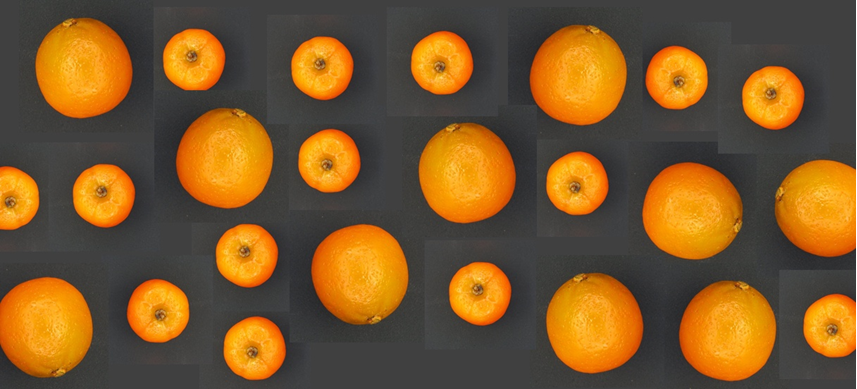
%> input picture Transformada de Hough/nm.png, 857 x 389 px
$ octave frutitas_uwu.m   (GNU Octave 9; MATLAB toolbox functions it lacks are replaced by stand-ins)
%> lines starting %> are read from the running program, lines starting %| are printed output that depends on the picture; in (x1, y1, x2, y2) boxes, pixels count from 0 and x2, y2 are one past the last pixel; in counts of white or black regions, pixels touching at a corner belong together; the program's own positions count from 1
A = imread('nm.png');
%> A is the input picture: size 389x857x3 uint8; mean R, G, B 122.5, 87.8, 43.3
J = rgb2gray (A);
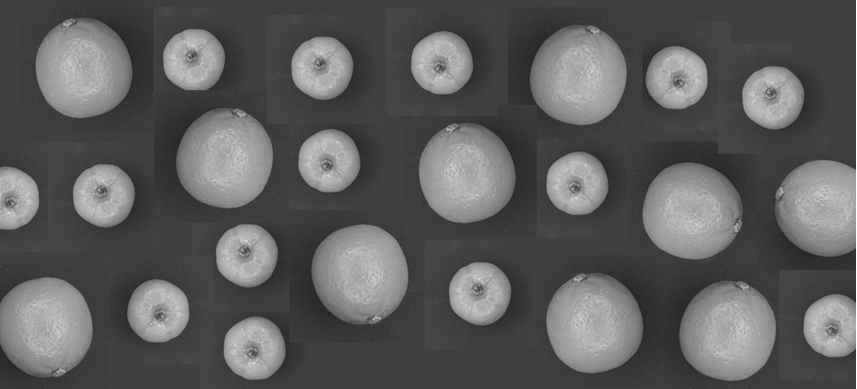
%> J: size 389x857 uint8; min 37, max 255, mean 93.1
BW= im2bw(J);
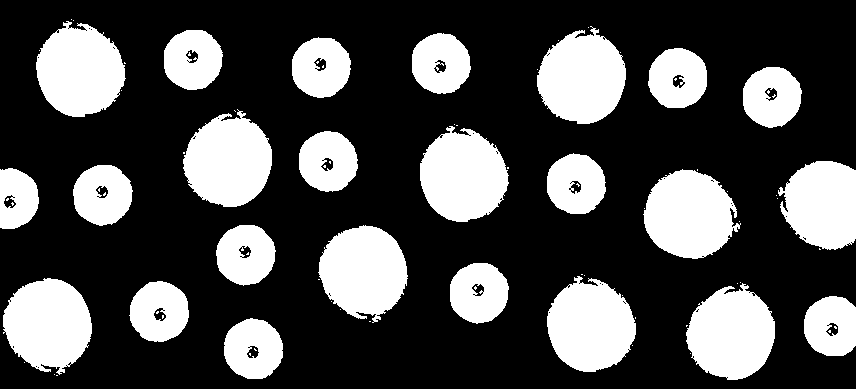
%> BW: size 389x857 logical; 29.9% white; 81 white regions (58 under 20 px), largest, box (x1, y1, x2, y2) and area: (778, 0, 857, 389) 8330, (183, 109, 272, 207) 6287, (643, 169, 741, 259) 6287
B=BW;

figure, imshow(A);
figure, imshow(B);
Rmin = 20; %30
Rmax = 35; %65

RRmin = 35; %30
RRmax = 75; %65

[centersBright, radiiBright] = imfindcircles(A,[Rmin Rmax],'ObjectPolarity','bright');
%> centersBright = 14 rows, first 12: [247.3 255.7; 480.4 293.6; 104.3 195.8; 773.5 97.79; 577.5 184.4; 254.9 349.2; 158.8 311.7; 329.7 161.7; 322.5 68.29; 442.4 63.71; 677.4 78.78; 194 60.26]; radiiBright = [31.46; 31.42; 31.36; 31.54; 31.33; 31.14; 31.21; 31.29; 31.15; 31.37; 31.26; 31.14; 31.21; 29.81]
[centersDark, radiiDark] = imfindcircles(BW,[RRmin RRmax],'ObjectPolarity','bright');
%> centersDark = 22 rows, first 12: [689 214.9; 464.4 177.9; 592.5 327.6; 363.6 271.6; 47.32 324.5; 81.48 72.65; 581.7 79.19; 731.1 335.1; 228.2 162.6; 826.7 204.3; 838.8 326.3; 679.6 78.03]; radiiDark = 22 values, max 45.12 at index 7, min 35 at index 12, mean 39.59
viscircles(centersBright, radiiBright,'EdgeColor','b');
viscircles(centersDark, radiiDark,'EdgeColor','r');
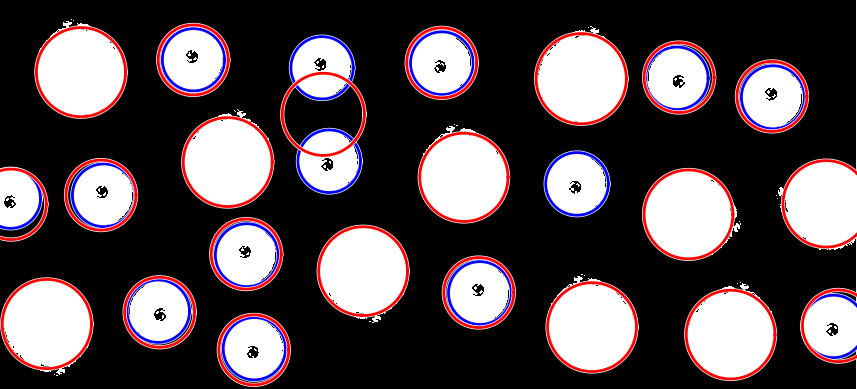
%> figure redrawn from the program's plot data

CB = length(centersBright)
%> CB = 14
CO = length(centersDark)
%> CO = 22
suma = CB+CO
%> suma = 36

$ run again, with Transformada de Hough/coins.png copied over Transformada de Hough/nm.png
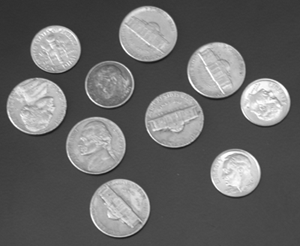
%> input picture Transformada de Hough/coins.png, 300 x 246 px
%> A is the input picture: size 246x300 uint8; min 23, max 255, mean 103
%> `BW= im2bw(J);`:
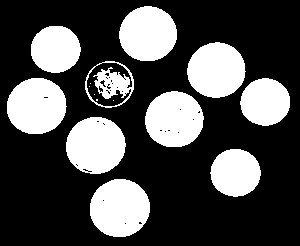
%> BW: size 246x300 logical; 30.1% white; 15 white regions (5 under 20 px), largest, box (x1, y1, x2, y2) and area: (90, 179, 150, 237) 2744, (66, 117, 126, 174) 2662, (7, 78, 67, 134) 2646
%> centersBright = [236 173.2; 148.8 34.63; 56.16 50.16; 266 103; 120.6 208.5; 217.5 71; 96.5 146; 175 120; 110.2 84.91; 37.06 106.9]; radiiBright = [24.33; 28.74; 24.64; 24.38; 29.64; 28.43; 29.28; 28.98; 24.43; 29.3]
%> centersDark = [146.8 110.8]; radiiDark = 57.24
%> `viscircles(centersDark, radiiDark,'EdgeColor','r');`:
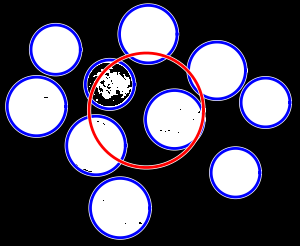
%> figure redrawn from the program's plot data
%> CB = 10
%> CO = 2
%> suma = 12
